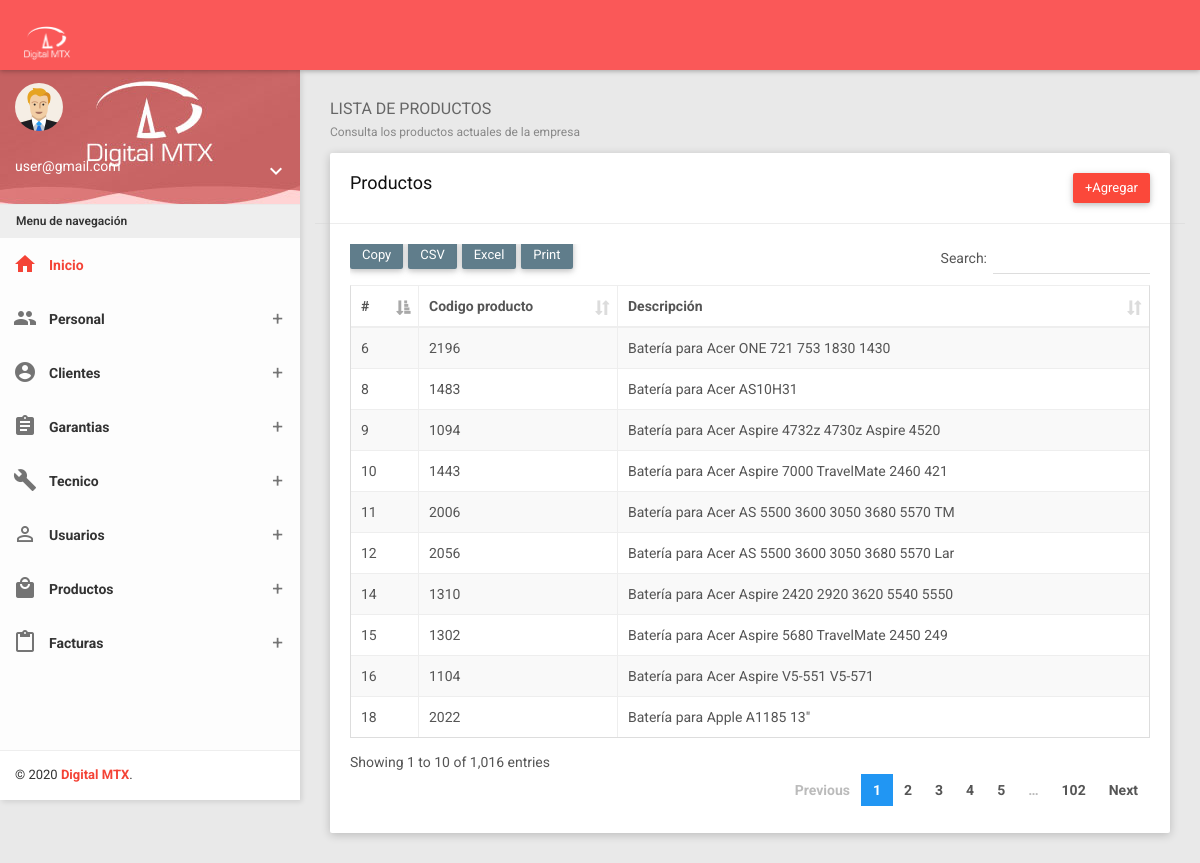
Page /?controller=product&method=list (signed in) on the committed database.
### tables this page shows
CREATE TABLE `dtm_productos` (
  `id` int(11) NOT NULL,
  `codigo` varchar(250) NOT NULL,
  `nombre` varchar(200) NOT NULL,
  `tags` varchar(700) DEFAULT NULL,
  `categoria` varchar(50) NOT NULL,
  `marca` varchar(50) NOT NULL,
  `descripcion` varchar(5000) NOT NULL,
  `garantia` varchar(50) NOT NULL,
  `precio` int(50) NOT NULL,
  `stock` int(20) NOT NULL,
  `descuento` int(2) NOT NULL,
  `colores` text DEFAULT NULL,
  `campatibilidad` text DEFAULT NULL,
  `destacado` tinyint(1) NOT NULL,
  `outlet` tinyint(4) DEFAULT 0,
  `video` varchar(255) DEFAULT NULL,
  `orden_img` varchar(255) DEFAULT NULL
);

### Models/Product.php (called while the page is built, shortened)
<?php
class Product
{
	private $pdo;
	public function __construct()
	{
		try {
			$this->pdo = new Conexion;
		} catch (PDOException $e) {
			die($e->getMessage());
		}
	}
	public function getAll()
	{
		try {
			$strSql = "SELECT * FROM dtm_productos";
			$query = $this->pdo->select($strSql);
			return $query;
		} catch (PDOException $e) {
			die($e->getMessage());
		}
	}
}

### Providers/Database.php (called while the page is built, shortened)
<?php
class Conexion extends PDO
{
	public function select($strSql, $arrayData = array(), $fetchMode = PDO::FETCH_OBJ)
	{
		$query = $this->prepare($strSql);
		if (!$query->execute())
			echo "Error, la consulta no se realizó";
		else
			return $query->fetchAll($fetchMode);
	}
}

### Views/Products/list.php (the view)
<section class="content">
    <div class="container-fluid">
        <div class="block-header">
            <h2>
                LISTA DE PRODUCTOS
                <small>Consulta los productos actuales de la empresa</small>
            </h2>
        </div>
        <div class="row clearfix">
            <div class="col-lg-12 col-md-12 col-sm-12 col-xs-12">
                <div class="card">
                    <div class="header row">
                        <div class="col-sm-6">
                            <h2>Productos</h2>
                        </div>
                        <?php if ($_SESSION['user']->cargo == "Administrador") { ?>
                            <div class="col-sm-6 text-right">
                                <a href="?controller=product&method=new" class="btn btn-danger">+Agregar</a>
                            </div>
                        <?php } ?>
                    </div>
                    <div class="body">
                        <div class="table-responsive">
                            <table class="table table-bordered table-striped table-hover dataTable js-exportable">
                                <thead>
                                    <tr>
                                        <th>#</th>
                                        <th>Codigo producto</th>
                                        <th>Descripción</th>
                                    </tr>
                                </thead>
                                <tbody>
                                    <?php foreach ($products as $product) { ?>
                                        <tr>
                                            <td><?php echo $product->id ?></td>
                                            <td><?php echo $product->codigo ?></td>
                                            <td><?php echo $product->nombre ?></td>
                                        </tr>
                                    <?php } ?>
                                </tbody>
                            </table>
                        </div>
                    </div>
                </div>
            </div>
        </div>
    </div>
</section>

### rows in the picture
dtm_productos: id "6", codigo "2196", nombre "Batería para Acer ONE 721 753 1830 1430"
dtm_productos: id "8", codigo "1483", nombre "Batería para Acer AS10H31"
dtm_productos: id "9", codigo "1094", nombre "Batería para Acer Aspire 4732z 4730z Aspire 4520"
dtm_productos: id "10", codigo "1443", nombre "Batería para Acer Aspire 7000 TravelMate 2460 421"
dtm_productos: id "11", codigo "2006", nombre "Batería para Acer AS 5500 3600 3050 3680 5570 TM"
dtm_productos: id "12", codigo "2056", nombre "Batería para Acer AS 5500 3600 3050 3680 5570 Lar"
dtm_productos: id "14", codigo "1310", nombre "Batería para Acer Aspire 2420 2920 3620 5540 5550"
dtm_productos: id "15", codigo "1302", nombre "Batería para Acer Aspire 5680 TravelMate 2450 249"
dtm_productos: id "16", codigo "1104", nombre "Batería para Acer Aspire V5-551 V5-571"
dtm_productos: id "18", codigo "2022", nombre "Batería para Apple A1185 13\""

### other values in the picture
$_SESSION['user']->usuario "user@gmail.com"
